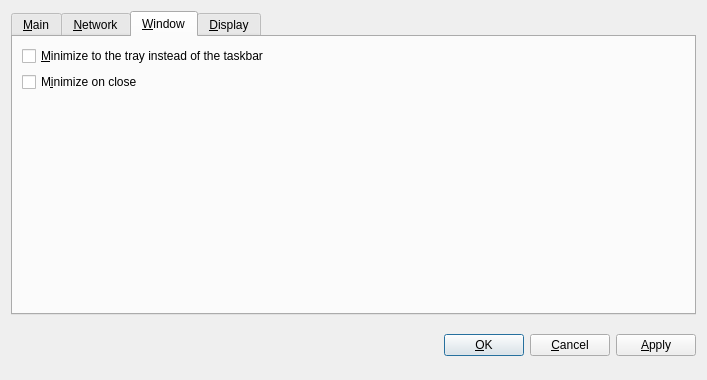
<?xml version="1.0" encoding="UTF-8"?>
<ui version="4.0">
 <class>OptionsDialog</class>
 <widget class="QDialog" name="OptionsDialog">
  <property name="geometry">
   <rect>
    <x>0</x>
    <y>0</y>
    <width>707</width>
    <height>380</height>
   </rect>
  </property>
  <property name="windowTitle">
   <string>Options</string>
  </property>
  <property name="modal">
   <bool>true</bool>
  </property>
  <layout class="QVBoxLayout" name="verticalLayout">
   <item>
    <widget class="QTabWidget" name="tabWidget">
     <property name="tabPosition">
      <enum>QTabWidget::North</enum>
     </property>
     <property name="currentIndex">
      <number>2</number>
     </property>
     <widget class="QWidget" name="tabMain">
      <attribute name="title">
       <string>&amp;Main</string>
      </attribute>
      <layout class="QVBoxLayout" name="verticalLayout_Main">
       <item>
        <widget class="QLabel" name="transactionFeeInfoLabel">
         <property name="text">
          <string>Optional transaction fee per kB that helps make sure your transactions are processed quickly. Most transactions are 1 kB. Fee 0.01 recommended.</string>
         </property>
         <property name="textFormat">
          <enum>Qt::PlainText</enum>
         </property>
         <property name="wordWrap">
          <bool>true</bool>
         </property>
        </widget>
       </item>
       <item>
        <layout class="QHBoxLayout" name="horizontalLayoutFee">
         <item>
          <widget class="QLabel" name="transactionFeeLabel">
           <property name="text">
            <string>Pay transaction &amp;fee</string>
           </property>
           <property name="textFormat">
            <enum>Qt::PlainText</enum>
           </property>
           <property name="buddy">
            <cstring>transactionFee</cstring>
           </property>
          </widget>
         </item>
         <item>
          <widget class="BitcoinAmountField" name="transactionFee"/>
         </item>
         <item>
          <spacer name="horizontalSpacerFee">
           <property name="orientation">
            <enum>Qt::Horizontal</enum>
           </property>
           <property name="sizeHint" stdset="0">
            <size>
             <width>40</width>
             <height>20</height>
            </size>
           </property>
          </spacer>
         </item>
        </layout>
       </item>
       <item>
        <widget class="QLabel" name="reserveBalanceInfoLabel">
         <property name="text">
          <string>Reserved amount does not participate in staking and is therefore spendable at any time.</string>
         </property>
         <property name="textFormat">
          <enum>Qt::PlainText</enum>
         </property>
         <property name="wordWrap">
          <bool>true</bool>
         </property>
        </widget>
       </item>
       <item>
        <layout class="QHBoxLayout" name="horizontalLayoutReserveBalance">
         <item>
          <widget class="QLabel" name="reserveBalanceLabel">
           <property name="text">
            <string>Reserve</string>
           </property>
           <property name="textFormat">
            <enum>Qt::PlainText</enum>
           </property>
           <property name="buddy">
            <cstring>reserveBalance</cstring>
           </property>
          </widget>
         </item>
         <item>
          <widget class="BitcoinAmountField" name="reserveBalance"/>
         </item>
         <item>
          <spacer name="horizontalSpacerReserveBalance">
           <property name="orientation">
            <enum>Qt::Horizontal</enum>
           </property>
           <property name="sizeHint" stdset="0">
            <size>
             <width>40</width>
             <height>20</height>
            </size>
           </property>
          </spacer>
         </item>
        </layout>
       </item>
       <item>
        <widget class="QCheckBox" name="bitcoinAtStartup">
         <property name="toolTip">
          <string>Automatically start Opalcoin after logging in to the system.</string>
         </property>
         <property name="text">
          <string>&amp;Start Opalcoin Core on system login</string>
         </property>
        </widget>
       </item>
       <item>
        <spacer name="verticalSpacer_Main">
         <property name="orientation">
          <enum>Qt::Vertical</enum>
         </property>
         <property name="sizeHint" stdset="0">
          <size>
           <width>20</width>
           <height>40</height>
          </size>
         </property>
        </spacer>
       </item>
      </layout>
     </widget>
     <widget class="QWidget" name="tabNetwork">
      <attribute name="title">
       <string>&amp;Network</string>
      </attribute>
      <layout class="QVBoxLayout" name="verticalLayout_Network">
       <item>
        <widget class="QCheckBox" name="mapPortUpnp">
         <property name="toolTip">
          <string>Automatically open the Opalcoin client port on the router. This only works when your router supports UPnP and it is enabled.</string>
         </property>
         <property name="text">
          <string>Map port using &amp;UPnP</string>
         </property>
        </widget>
       </item>
       <item>
        <widget class="QCheckBox" name="connectSocks">
         <property name="toolTip">
          <string>Connect to the Opalcoin network through a SOCKS proxy (e.g. when connecting through Tor).</string>
         </property>
         <property name="text">
          <string>&amp;Connect through SOCKS proxy:</string>
         </property>
        </widget>
       </item>
       <item>
        <layout class="QHBoxLayout" name="horizontalLayout_Network">
         <item>
          <widget class="QLabel" name="proxyIpLabel">
           <property name="text">
            <string>Proxy &amp;IP:</string>
           </property>
           <property name="textFormat">
            <enum>Qt::PlainText</enum>
           </property>
           <property name="buddy">
            <cstring>proxyIp</cstring>
           </property>
          </widget>
         </item>
         <item>
          <widget class="QValidatedLineEdit" name="proxyIp">
           <property name="maximumSize">
            <size>
             <width>140</width>
             <height>16777215</height>
            </size>
           </property>
           <property name="toolTip">
            <string>IP address of the proxy (e.g. 127.0.0.1)</string>
           </property>
          </widget>
         </item>
         <item>
          <widget class="QLabel" name="proxyPortLabel">
           <property name="text">
            <string>&amp;Port:</string>
           </property>
           <property name="textFormat">
            <enum>Qt::PlainText</enum>
           </property>
           <property name="buddy">
            <cstring>proxyPort</cstring>
           </property>
          </widget>
         </item>
         <item>
          <widget class="QLineEdit" name="proxyPort">
           <property name="maximumSize">
            <size>
             <width>55</width>
             <height>16777215</height>
            </size>
           </property>
           <property name="toolTip">
            <string>Port of the proxy (e.g. 9050)</string>
           </property>
          </widget>
         </item>
         <item>
          <widget class="QLabel" name="socksVersionLabel">
           <property name="text">
            <string>SOCKS &amp;Version:</string>
           </property>
           <property name="textFormat">
            <enum>Qt::PlainText</enum>
           </property>
           <property name="buddy">
            <cstring>socksVersion</cstring>
           </property>
          </widget>
         </item>
         <item>
          <widget class="QValueComboBox" name="socksVersion">
           <property name="toolTip">
            <string>SOCKS version of the proxy (e.g. 5)</string>
           </property>
          </widget>
         </item>
         <item>
          <spacer name="horizontalSpacer_Network">
           <property name="orientation">
            <enum>Qt::Horizontal</enum>
           </property>
           <property name="sizeHint" stdset="0">
            <size>
             <width>40</width>
             <height>20</height>
            </size>
           </property>
          </spacer>
         </item>
        </layout>
       </item>
       <item>
        <spacer name="verticalSpacer_Network">
         <property name="orientation">
          <enum>Qt::Vertical</enum>
         </property>
         <property name="sizeHint" stdset="0">
          <size>
           <width>20</width>
           <height>40</height>
          </size>
         </property>
        </spacer>
       </item>
      </layout>
     </widget>
     <widget class="QWidget" name="tabWindow">
      <attribute name="title">
       <string>&amp;Window</string>
      </attribute>
      <layout class="QVBoxLayout" name="verticalLayout_Window">
       <item>
        <widget class="QCheckBox" name="minimizeToTray">
         <property name="toolTip">
          <string>Show only a tray icon after minimizing the window.</string>
         </property>
         <property name="text">
          <string>&amp;Minimize to the tray instead of the taskbar</string>
         </property>
        </widget>
       </item>
       <item>
        <widget class="QCheckBox" name="minimizeOnClose">
         <property name="toolTip">
          <string>Minimize instead of exit the application when the window is closed. When this option is enabled, the application will be closed only after selecting Quit in the menu.</string>
         </property>
         <property name="text">
          <string>M&amp;inimize on close</string>
         </property>
        </widget>
       </item>
       <item>
        <spacer name="verticalSpacer_Window">
         <property name="orientation">
          <enum>Qt::Vertical</enum>
         </property>
         <property name="sizeHint" stdset="0">
          <size>
           <width>20</width>
           <height>40</height>
          </size>
         </property>
        </spacer>
       </item>
      </layout>
     </widget>
     <widget class="QWidget" name="tabDisplay">
      <attribute name="title">
       <string>&amp;Display</string>
      </attribute>
      <layout class="QVBoxLayout" name="verticalLayout_Display">
       <item>
        <layout class="QHBoxLayout" name="horizontalLayout_1_Display">
         <item>
          <widget class="QLabel" name="langLabel">
           <property name="text">
            <string>User Interface &amp;language:</string>
           </property>
           <property name="textFormat">
            <enum>Qt::PlainText</enum>
           </property>
           <property name="buddy">
            <cstring>lang</cstring>
           </property>
          </widget>
         </item>
         <item>
          <widget class="QValueComboBox" name="lang">
           <property name="toolTip">
            <string>The user interface language can be set here. This setting will take effect after restarting Opalcoin.</string>
           </property>
          </widget>
         </item>
        </layout>
       </item>
       <item>
        <layout class="QHBoxLayout" name="horizontalLayout_2_Display">
         <item>
          <widget class="QLabel" name="unitLabel">
           <property name="text">
            <string>&amp;Unit to show amounts in:</string>
           </property>
           <property name="textFormat">
            <enum>Qt::PlainText</enum>
           </property>
           <property name="buddy">
            <cstring>unit</cstring>
           </property>
          </widget>
         </item>
         <item>
          <widget class="QValueComboBox" name="unit">
           <property name="toolTip">
            <string>Choose the default subdivision unit to show in the interface and when sending coins.</string>
           </property>
          </widget>
         </item>
        </layout>
       </item>
       <item>
        <widget class="QCheckBox" name="displayAddresses">
         <property name="toolTip">
          <string>Whether to show Opalcoin addresses in the transaction list or not.</string>
         </property>
         <property name="text">
          <string>&amp;Display addresses in transaction list</string>
         </property>
        </widget>
       </item>
       <item>
        <widget class="QCheckBox" name="coinControlFeatures">
         <property name="toolTip">
          <string>Whether to show coin control features or not.</string>
         </property>
         <property name="text">
          <string>Display coin &amp;control features (experts only!)</string>
         </property>
        </widget>
       </item>
       <item>
        <spacer name="verticalSpacer_Display">
         <property name="orientation">
          <enum>Qt::Vertical</enum>
         </property>
         <property name="sizeHint" stdset="0">
          <size>
           <width>20</width>
           <height>40</height>
          </size>
         </property>
        </spacer>
       </item>
      </layout>
     </widget>
    </widget>
   </item>
   <item>
    <layout class="QHBoxLayout" name="horizontalLayout_Buttons">
     <item>
      <spacer name="horizontalSpacer_1">
       <property name="orientation">
        <enum>Qt::Horizontal</enum>
       </property>
       <property name="sizeHint" stdset="0">
        <size>
         <width>40</width>
         <height>48</height>
        </size>
       </property>
      </spacer>
     </item>
     <item>
      <widget class="QLabel" name="statusLabel">
       <property name="font">
        <font>
         <weight>75</weight>
         <bold>true</bold>
        </font>
       </property>
       <property name="text">
        <string/>
       </property>
       <property name="textFormat">
        <enum>Qt::PlainText</enum>
       </property>
       <property name="wordWrap">
        <bool>true</bool>
       </property>
      </widget>
     </item>
     <item>
      <spacer name="horizontalSpacer_2">
       <property name="orientation">
        <enum>Qt::Horizontal</enum>
       </property>
       <property name="sizeHint" stdset="0">
        <size>
         <width>40</width>
         <height>48</height>
        </size>
       </property>
      </spacer>
     </item>
     <item>
      <widget class="QPushButton" name="okButton">
       <property name="text">
        <string>&amp;OK</string>
       </property>
      </widget>
     </item>
     <item>
      <widget class="QPushButton" name="cancelButton">
       <property name="text">
        <string>&amp;Cancel</string>
       </property>
       <property name="autoDefault">
        <bool>false</bool>
       </property>
      </widget>
     </item>
     <item>
      <widget class="QPushButton" name="applyButton">
       <property name="text">
        <string>&amp;Apply</string>
       </property>
       <property name="autoDefault">
        <bool>false</bool>
       </property>
      </widget>
     </item>
    </layout>
   </item>
  </layout>
 </widget>
 <customwidgets>
  <customwidget>
   <class>BitcoinAmountField</class>
   <extends>QSpinBox</extends>
   <header>bitcoinamountfield.h</header>
  </customwidget>
  <customwidget>
   <class>QValueComboBox</class>
   <extends>QComboBox</extends>
   <header>qvaluecombobox.h</header>
  </customwidget>
  <customwidget>
   <class>QValidatedLineEdit</class>
   <extends>QLineEdit</extends>
   <header>qvalidatedlineedit.h</header>
  </customwidget>
 </customwidgets>
 <resources/>
 <connections/>
</ui>
